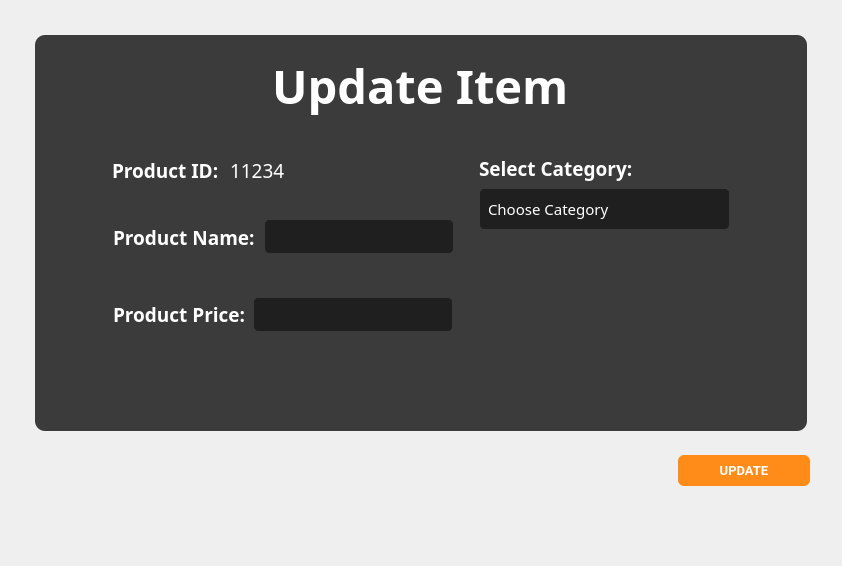
         <widget class="QWidget" name="updateProdPage">
          <layout class="QGridLayout" name="gridLayout_20">
           <item row="0" column="0">
            <widget class="QWidget" name="widget_96" native="true">
             <property name="sizePolicy">
              <sizepolicy hsizetype="Preferred" vsizetype="Expanding">
               <horstretch>0</horstretch>
               <verstretch>0</verstretch>
              </sizepolicy>
             </property>
             <property name="styleSheet">
              <string notr="true"/>
             </property>
             <layout class="QVBoxLayout" name="verticalLayout_25">
              <item>
               <widget class="QWidget" name="widget_97" native="true">
                <property name="sizePolicy">
                 <sizepolicy hsizetype="Expanding" vsizetype="Expanding">
                  <horstretch>0</horstretch>
                  <verstretch>0</verstretch>
                 </sizepolicy>
                </property>
                <layout class="QVBoxLayout" name="verticalLayout_26">
                 <property name="spacing">
                  <number>6</number>
                 </property>
                 <property name="leftMargin">
                  <number>15</number>
                 </property>
                 <property name="topMargin">
                  <number>15</number>
                 </property>
                 <property name="rightMargin">
                  <number>15</number>
                 </property>
                 <property name="bottomMargin">
                  <number>9</number>
                 </property>
                 <item>
                  <widget class="QWidget" name="widget_98" native="true">
                   <property name="styleSheet">
                    <string notr="true">background-color: rgb(59, 59, 59);
border-radius: 10px;
</string>
                   </property>
                   <layout class="QVBoxLayout" name="verticalLayout_51">
                    <item alignment="Qt::AlignTop">
                     <widget class="QWidget" name="widget_99" native="true">
                      <property name="minimumSize">
                       <size>
                        <width>0</width>
                        <height>50</height>
                       </size>
                      </property>
                      <layout class="QVBoxLayout" name="verticalLayout_52">
                       <property name="bottomMargin">
                        <number>0</number>
                       </property>
                       <item alignment="Qt::AlignHCenter">
                        <widget class="QLabel" name="label_37">
                         <property name="sizePolicy">
                          <sizepolicy hsizetype="Expanding" vsizetype="Expanding">
                           <horstretch>0</horstretch>
                           <verstretch>0</verstretch>
                          </sizepolicy>
                         </property>
                         <property name="font">
                          <font>
                           <family>Poppins SemiBold</family>
                           <pointsize>35</pointsize>
                           <bold>true</bold>
                          </font>
                         </property>
                         <property name="styleSheet">
                          <string notr="true">QLabel{
	color:white;
}</string>
                         </property>
                         <property name="text">
                          <string>Update Item</string>
                         </property>
                        </widget>
                       </item>
                      </layout>
                     </widget>
                    </item>
                    <item>
                     <widget class="QWidget" name="widget_100" native="true">
                      <property name="sizePolicy">
                       <sizepolicy hsizetype="Expanding" vsizetype="Expanding">
                        <horstretch>0</horstretch>
                        <verstretch>0</verstretch>
                       </sizepolicy>
                      </property>
                      <layout class="QVBoxLayout" name="verticalLayout_53">
                       <property name="leftMargin">
                        <number>50</number>
                       </property>
                       <property name="topMargin">
                        <number>0</number>
                       </property>
                       <property name="rightMargin">
                        <number>50</number>
                       </property>
                       <item>
                        <widget class="QWidget" name="widget_101" native="true">
                         <layout class="QHBoxLayout" name="horizontalLayout_44">
                          <property name="spacing">
                           <number>6</number>
                          </property>
                          <property name="topMargin">
                           <number>0</number>
                          </property>
                          <item alignment="Qt::AlignHCenter">
                           <widget class="QWidget" name="widget_102" native="true">
                            <property name="minimumSize">
                             <size>
                              <width>360</width>
                              <height>280</height>
                             </size>
                            </property>
                            <property name="maximumSize">
                             <size>
                              <width>360</width>
                              <height>16777215</height>
                             </size>
                            </property>
                            <widget class="QWidget" name="layoutWidget_3">
                             <property name="geometry">
                              <rect>
                               <x>9</x>
                               <y>9</y>
                               <width>343</width>
                               <height>74</height>
                              </rect>
                             </property>
                             <layout class="QHBoxLayout" name="horizontalLayout_45">
                              <item>
                               <widget class="QLabel" name="label_38">
                                <property name="font">
                                 <font>
                                  <family>Poppins SemiBold</family>
                                  <pointsize>14</pointsize>
                                  <bold>true</bold>
                                 </font>
                                </property>
                                <property name="styleSheet">
                                 <string notr="true">QLabel{
	color:white;
}</string>
                                </property>
                                <property name="text">
                                 <string>Product ID: </string>
                                </property>
                               </widget>
                              </item>
                              <item>
                               <widget class="QLabel" name="label_39">
                                <property name="font">
                                 <font>
                                  <family>Poppins Medium</family>
                                  <pointsize>14</pointsize>
                                  <bold>false</bold>
                                 </font>
                                </property>
                                <property name="styleSheet">
                                 <string notr="true">QLabel{
	color:white;
}</string>
                                </property>
                                <property name="text">
                                 <string>11234</string>
                                </property>
                               </widget>
                              </item>
                              <item>
                               <spacer name="horizontalSpacer_7">
                                <property name="orientation">
                                 <enum>Qt::Horizontal</enum>
                                </property>
                                <property name="sizeHint" stdset="0">
                                 <size>
                                  <width>171</width>
                                  <height>72</height>
                                 </size>
                                </property>
                               </spacer>
                              </item>
                             </layout>
                            </widget>
                            <widget class="QLabel" name="label_40">
                             <property name="geometry">
                              <rect>
                               <x>10</x>
                               <y>100</y>
                               <width>145</width>
                               <height>27</height>
                              </rect>
                             </property>
                             <property name="font">
                              <font>
                               <family>Poppins SemiBold</family>
                               <pointsize>14</pointsize>
                               <bold>true</bold>
                              </font>
                             </property>
                             <property name="styleSheet">
                              <string notr="true">QLabel{
	color:white;
}</string>
                             </property>
                             <property name="text">
                              <string>Product Name:</string>
                             </property>
                            </widget>
                            <widget class="QLineEdit" name="lineEdit_7">
                             <property name="geometry">
                              <rect>
                               <x>161</x>
                               <y>95</y>
                               <width>190</width>
                               <height>35</height>
                              </rect>
                             </property>
                             <property name="sizePolicy">
                              <sizepolicy hsizetype="Fixed" vsizetype="Fixed">
                               <horstretch>0</horstretch>
                               <verstretch>0</verstretch>
                              </sizepolicy>
                             </property>
                             <property name="minimumSize">
                              <size>
                               <width>185</width>
                               <height>35</height>
                              </size>
                             </property>
                             <property name="maximumSize">
                              <size>
                               <width>16777215</width>
                               <height>30</height>
                              </size>
                             </property>
                             <property name="font">
                              <font>
                               <family>Poppins Medium</family>
                               <pointsize>11</pointsize>
                              </font>
                             </property>
                             <property name="styleSheet">
                              <string notr="true">QLineEdit {
    background-color: #1F1F1F;
    border: 1px solid #3B3B3B;
    border-radius: 5px;
    padding: 8px;
    color: white;
}

QLineEdit:focus {
    border-color: #FF8C18; /* Change border color when line edit is focused */
}

QLineEdit::placeholder {
    color: #808080; /* Placeholder text color */
}

QLineEdit::hover {
    background-color: #272727; /* Change background color on hover */
}
</string>
                             </property>
                            </widget>
                            <widget class="QLabel" name="label_57">
                             <property name="geometry">
                              <rect>
                               <x>10</x>
                               <y>177</y>
                               <width>134</width>
                               <height>27</height>
                              </rect>
                             </property>
                             <property name="font">
                              <font>
                               <family>Poppins SemiBold</family>
                               <pointsize>14</pointsize>
                               <bold>true</bold>
                              </font>
                             </property>
                             <property name="styleSheet">
                              <string notr="true">QLabel{
	color:white;
}</string>
                             </property>
                             <property name="text">
                              <string>Product Price:</string>
                             </property>
                            </widget>
                            <widget class="QLineEdit" name="lineEdit_8">
                             <property name="geometry">
                              <rect>
                               <x>150</x>
                               <y>173</y>
                               <width>200</width>
                               <height>35</height>
                              </rect>
                             </property>
                             <property name="sizePolicy">
                              <sizepolicy hsizetype="Fixed" vsizetype="Fixed">
                               <horstretch>0</horstretch>
                               <verstretch>0</verstretch>
                              </sizepolicy>
                             </property>
                             <property name="minimumSize">
                              <size>
                               <width>200</width>
                               <height>35</height>
                              </size>
                             </property>
                             <property name="maximumSize">
                              <size>
                               <width>16777215</width>
                               <height>30</height>
                              </size>
                             </property>
                             <property name="font">
                              <font>
                               <family>Poppins Medium</family>
                               <pointsize>11</pointsize>
                              </font>
                             </property>
                             <property name="styleSheet">
                              <string notr="true">QLineEdit {
    background-color: #1F1F1F;
    border: 1px solid #3B3B3B;
    border-radius: 5px;
    padding: 8px;
    color: white;
}

QLineEdit:focus {
    border-color: #FF8C18; /* Change border color when line edit is focused */
}

QLineEdit::placeholder {
    color: #808080; /* Placeholder text color */
}

QLineEdit::hover {
    background-color: #272727; /* Change background color on hover */
}
</string>
                             </property>
                            </widget>
                           </widget>
                          </item>
                          <item alignment="Qt::AlignHCenter">
                           <widget class="QWidget" name="widget_103" native="true">
                            <property name="sizePolicy">
                             <sizepolicy hsizetype="Fixed" vsizetype="Preferred">
                              <horstretch>0</horstretch>
                              <verstretch>0</verstretch>
                             </sizepolicy>
                            </property>
                            <property name="minimumSize">
                             <size>
                              <width>270</width>
                              <height>0</height>
                             </size>
                            </property>
                            <property name="maximumSize">
                             <size>
                              <width>250</width>
                              <height>16777215</height>
                             </size>
                            </property>
                            <widget class="QWidget" name="layoutWidget_4">
                             <property name="geometry">
                              <rect>
                               <x>10</x>
                               <y>30</y>
                               <width>251</width>
                               <height>76</height>
                              </rect>
                             </property>
                             <layout class="QVBoxLayout" name="verticalLayout_54">
                              <item>
                               <widget class="QLabel" name="label_58">
                                <property name="font">
                                 <font>
                                  <family>Poppins SemiBold</family>
                                  <pointsize>14</pointsize>
                                  <bold>true</bold>
                                 </font>
                                </property>
                                <property name="styleSheet">
                                 <string notr="true">QLabel{
	color:white;
}</string>
                                </property>
                                <property name="text">
                                 <string>Select Category:</string>
                                </property>
                               </widget>
                              </item>
                              <item>
                               <widget class="QComboBox" name="comboBox_2">
                                <property name="font">
                                 <font>
                                  <family>Poppins Medium</family>
                                  <pointsize>11</pointsize>
                                 </font>
                                </property>
                                <property name="styleSheet">
                                 <string notr="true">QComboBox {
    background-color: #1F1F1F;
    border: 1px solid #3B3B3B;
    border-radius: 5px;
    padding: 8px;
    color: white;
    min-width: 150px; /* Set minimum width */
}

QComboBox::drop-down {
    border: none;
    subcontrol-origin: padding;
    subcontrol-position: top right;
    width: 20px;
    background-color: transparent;
}

QComboBox::down-arrow {
    image: url(:/iCons/icons8-down-arrow-25.png); 
    width: 16px; 
    height: 16px;
    subcontrol-origin: padding; 
    subcontrol-position: center right; 
}


QComboBox::item {
    background-color: #1F1F1F;
	color:white;
    padding: 8px;
}
QComboBox QAbstractItemView::item {
    background-color: #272727; 
    padding: 8px;
	border-radius:5px;
	border: 1px solid #3B3B3B;
    color: white; 
}

QComboBox::item:selected {
    background-color: #FF8C18;
}

QComboBox::hover {
    background-color: #272727; 
}
QComboBox QAbstractItemView::item:hover {
    background-color: #B7B7B7;
}
</string>
                                </property>
                                <property name="currentText">
                                 <string/>
                                </property>
                                <property name="placeholderText">
                                 <string>Choose Category</string>
                                </property>
                                <item>
                                 <property name="text">
                                  <string>Coffee</string>
                                 </property>
                                </item>
                                <item>
                                 <property name="text">
                                  <string>Non-Coffee</string>
                                 </property>
                                </item>
                               </widget>
                              </item>
                             </layout>
                            </widget>
                           </widget>
                          </item>
                         </layout>
                        </widget>
                       </item>
                      </layout>
                     </widget>
                    </item>
                   </layout>
                  </widget>
                 </item>
                </layout>
               </widget>
              </item>
              <item alignment="Qt::AlignBottom">
               <widget class="QWidget" name="widget_104" native="true">
                <property name="minimumSize">
                 <size>
                  <width>0</width>
                  <height>100</height>
                 </size>
                </property>
                <layout class="QHBoxLayout" name="horizontalLayout_46">
                 <property name="rightMargin">
                  <number>12</number>
                 </property>
                 <item>
                  <layout class="QGridLayout" name="gridLayout_19">
                   <item row="0" column="0">
                    <spacer name="horizontalSpacer_8">
                     <property name="orientation">
                      <enum>Qt::Horizontal</enum>
                     </property>
                     <property name="sizeHint" stdset="0">
                      <size>
                       <width>538</width>
                       <height>20</height>
                      </size>
                     </property>
                    </spacer>
                   </item>
                   <item row="0" column="1">
                    <widget class="QPushButton" name="pushButton_32">
                     <property name="minimumSize">
                      <size>
                       <width>132</width>
                       <height>31</height>
                      </size>
                     </property>
                     <property name="maximumSize">
                      <size>
                       <width>16777215</width>
                       <height>31</height>
                      </size>
                     </property>
                     <property name="font">
                      <font>
                       <family>Roboto</family>
                       <pointsize>10</pointsize>
                       <bold>true</bold>
                      </font>
                     </property>
                     <property name="styleSheet">
                      <string notr="true">QPushButton {
    padding: 6px 14px;
    font-family: &quot;Roboto&quot;, sans-serif;
    border-radius: 6px;
    border: none;
    color: white;
    background: #FF8C18;
    box-shadow: 0px 0.5px 1.5px rgba(54, 122, 246, 0.25), inset 0px 0.8px 0px -0.25px rgba(255, 255, 255, 0.2);
    user-select: none;
    -webkit-user-select: none;
    touch-action: manipulation;
    transition: background-color 0.2s, box-shadow 0.2s; 
}
QPushButton::pressed {
    background-color: #B7B7B7;
    box-shadow: 0px 1px 2px rgba(0, 0, 0, 0.5) inset;
	color:black;
}
QPushButton:hover {
    background-color: #FFA54E; 
}</string>
                     </property>
                     <property name="text">
                      <string>UPDATE</string>
                     </property>
                     <property name="checkable">
                      <bool>true</bool>
                     </property>
                     <property name="autoExclusive">
                      <bool>true</bool>
                     </property>
                    </widget>
                   </item>
                   <item row="1" column="1">
                    <spacer name="verticalSpacer_4">
                     <property name="orientation">
                      <enum>Qt::Vertical</enum>
                     </property>
                     <property name="sizeHint" stdset="0">
                      <size>
                       <width>20</width>
                       <height>40</height>
                      </size>
                     </property>
                    </spacer>
                   </item>
                  </layout>
                 </item>
                </layout>
               </widget>
              </item>
             </layout>
            </widget>
           </item>
          </layout>
         </widget>
